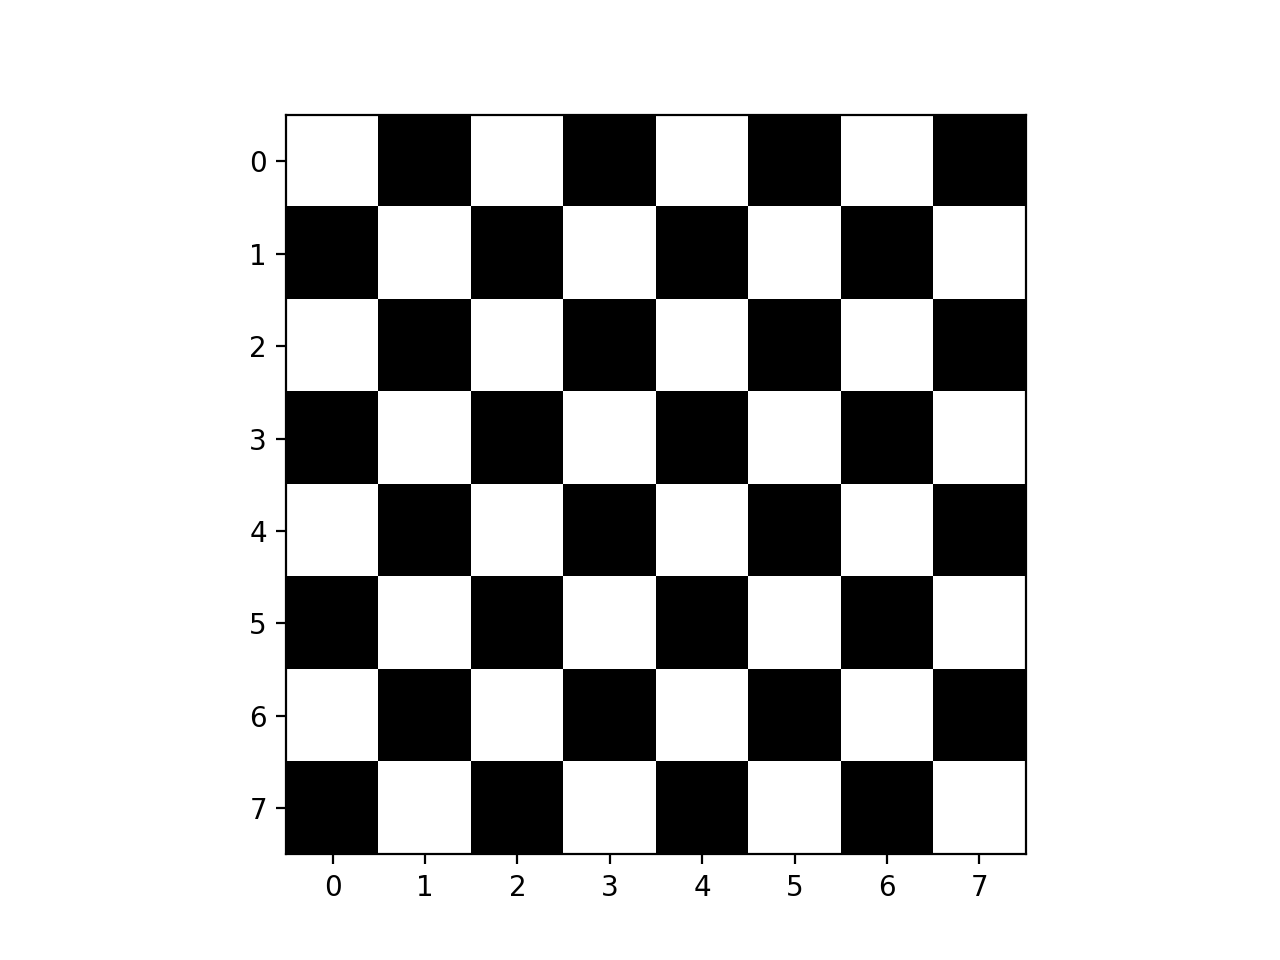

Recreate this plot in Python.
import numpy as np
import matplotlib.pyplot as plt

chessboard = np.zeros((8,8))
chessboard[1::2, 0::2] = 1
chessboard[0::2, 1::2] = 1

plt.imshow(chessboard, cmap='binary')
plt.show()
